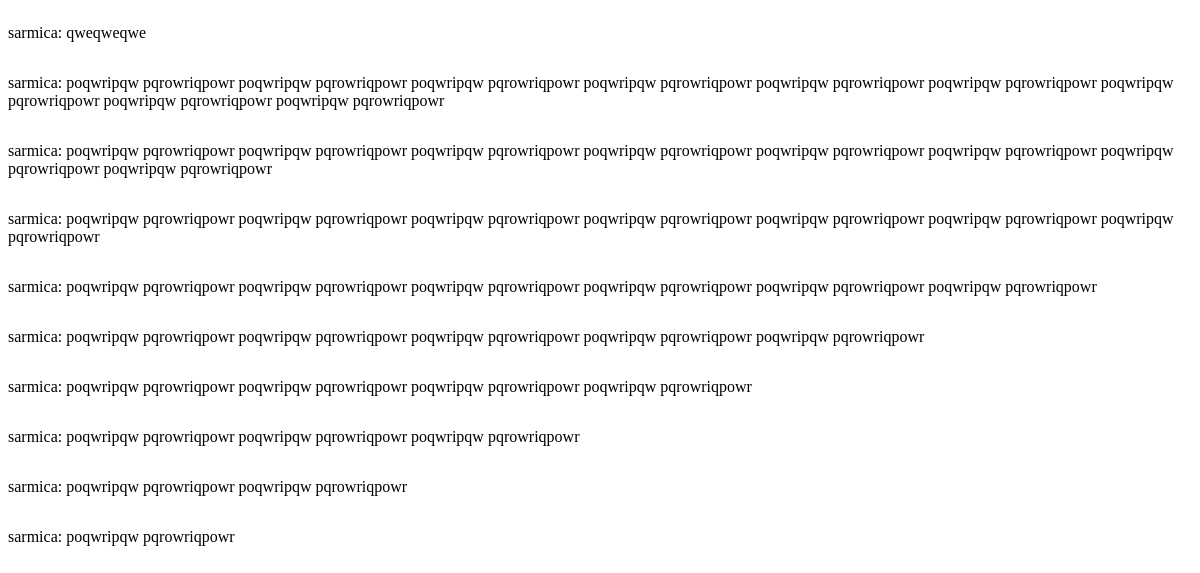
Page /comments/189/ on the earlier database version.
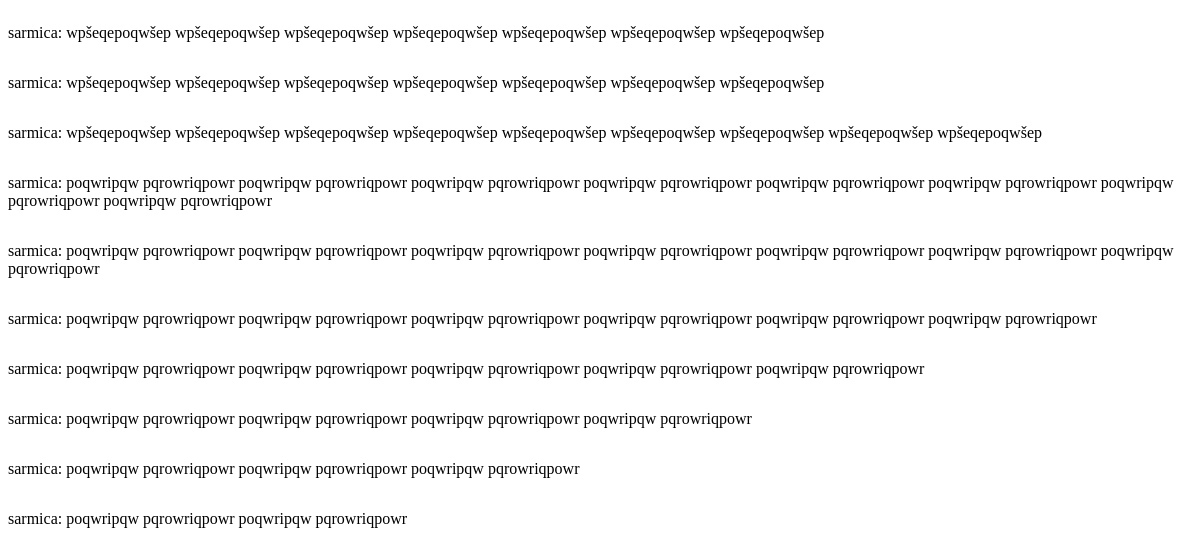
Same page on the later database version.
### posts/models.py (models this page shows)
class Comment(models.Model):
    username = models.ForeignKey(User, on_delete=models.CASCADE)
    post = models.ForeignKey(Post, on_delete=models.CASCADE)
    text = models.CharField(max_length=700)
    pub_date = models.DateField()
    def __str__(self):
        comment =  self.username.username + ": " + self.text.rstrip()
        return comment

### posts/views.py (the view)
# urls.py: path("comments/<int:pk>/", views.ShowPostComments.as_view(), name="show_comments"),
class ShowPostComments(ListView):
    template_name = "snippets/comment.html"
    model = Comment
    def get(self, request, pk):
        comments = Comment.objects.all().filter(post=pk).order_by('-pub_date', '-id')
        return render(request, self.template_name, {'comments':comments})

### posts/templates/snippets/comment.html (shortened to what this page needs)
{% for comment in comments %}
  {% if comment.text != '' %}
    <div style="display: inline-flex; width: 100%;">
      <p name="comment{{ comment.id }}" id="comment{{ comment.id }}" class="posted-comment">{{ comment }}</p>
    </div>
  {% endif %}
{% endfor %}

Differences in the rows shown:
removed Comment: username+text "sarmica: qweqweqwe"
removed Comment: username+text "sarmica: poqwripqw pqrowriqpowr poqwripqw pqrowriqpowr poqwripqw pqrowriqpowr poqwripqw pqrowriqpowr poqwripqw pqrowriqpowr poqwripqw pqrowriqpowr poqwripqw pqrowriqpowr poqwripqw pqrowriqpowr poqwripqw pqrowriqpowr"
removed Comment: username+text "sarmica: poqwripqw pqrowriqpowr"
added Comment: username+text "sarmica: wpšeqepoqwšep wpšeqepoqwšep wpšeqepoqwšep wpšeqepoqwšep wpšeqepoqwšep wpšeqepoqwšep wpšeqepoqwšep"
added Comment: username+text "sarmica: wpšeqepoqwšep wpšeqepoqwšep wpšeqepoqwšep wpšeqepoqwšep wpšeqepoqwšep wpšeqepoqwšep wpšeqepoqwšep"
added Comment: username+text "sarmica: wpšeqepoqwšep wpšeqepoqwšep wpšeqepoqwšep wpšeqepoqwšep wpšeqepoqwšep wpšeqepoqwšep wpšeqepoqwšep wpšeqepoqwšep wpšeqepoqwšep"
